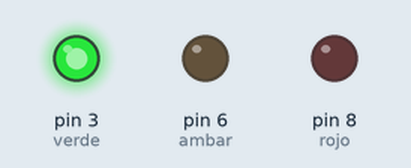
Recording of a sketch running on a simulated Arduino Uno, built with avr-gcc and run on an emulated ATmega328P. On the bench: output pins drawn as LEDs (lit = HIGH).

Above: at 1.0 s.
At 2.2 s:
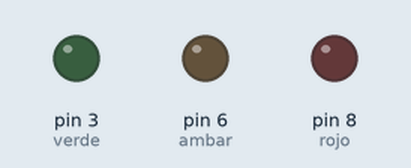
At 4.5 s:
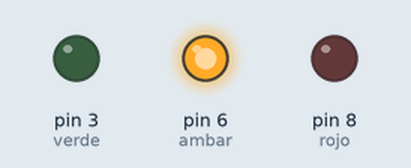
At 6.0 s:
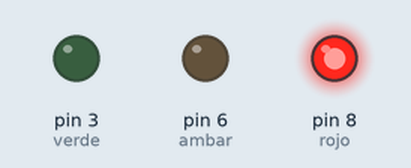
Timing chart, 0 to 9.1 s (numbered marks = the images above):
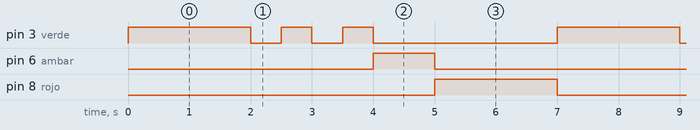

Measured:
- by itself, pin 3 (verde): repeats every 7.0 s: 2 × (LOW 0.50 s, HIGH 0.50 s), LOW 3.0 s, HIGH 2.0 s
- by itself, pin 6 (ambar): alternates HIGH for 1.0 s and LOW for 6.0 s
- by itself, pin 8 (rojo): alternates HIGH for 2.0 s and LOW for 5.0 s

The sketch:

Semaforo_Normal.ino
```cpp
int verde = 3;
int ambar = 6;
int rojo  = 8;

void setup(){
  pinMode(verde,OUTPUT);
  pinMode(ambar,OUTPUT);
  pinMode(rojo,OUTPUT);

}

void loop(){
  //Verde
  digitalWrite(verde,HIGH);
  delay(2000);

  digitalWrite(verde,LOW);
  delay(500);
  digitalWrite(verde,HIGH);
  delay(500);
  digitalWrite(verde,LOW);
  delay(500);
  digitalWrite(verde,HIGH);
  delay(500);
  digitalWrite(verde,LOW);

  //ambar
  digitalWrite(ambar,HIGH);
  delay(1000);
  digitalWrite(ambar,LOW);

  //rojo
  digitalWrite(rojo,HIGH);
  delay(2000);
  digitalWrite(rojo,LOW);
}
```
